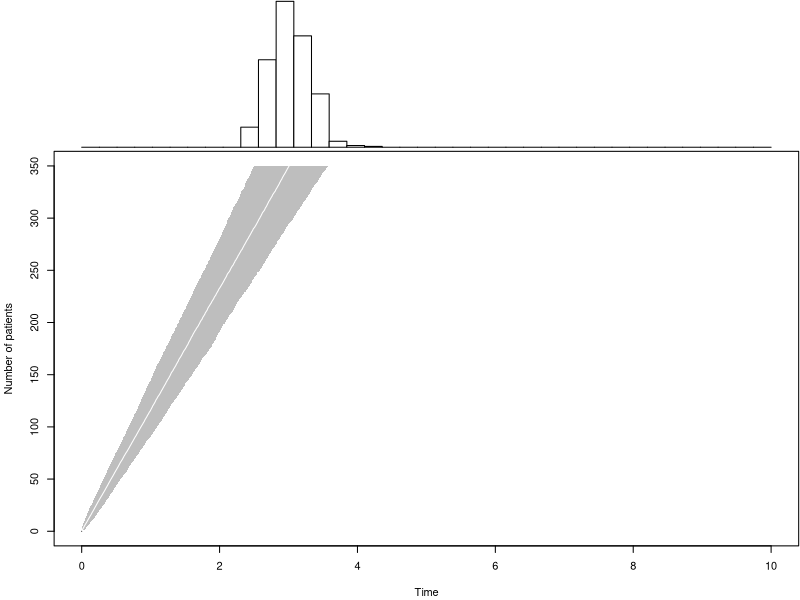
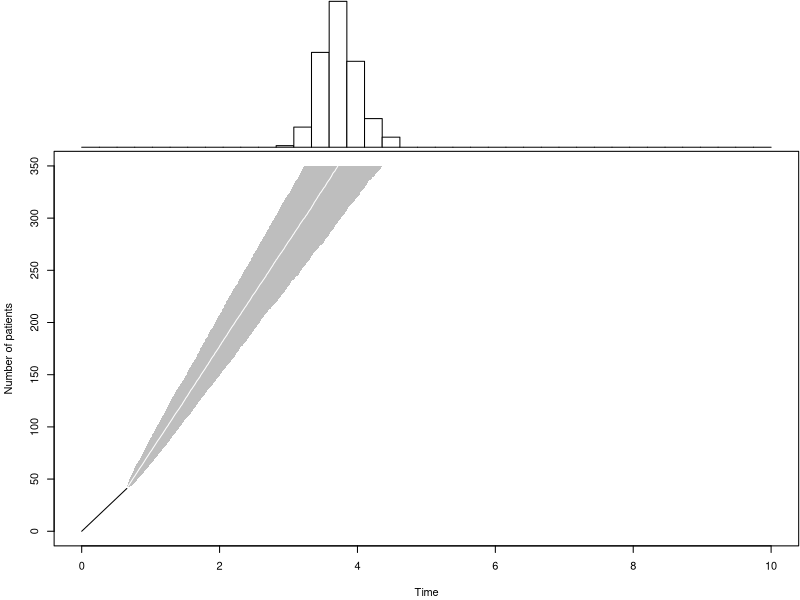
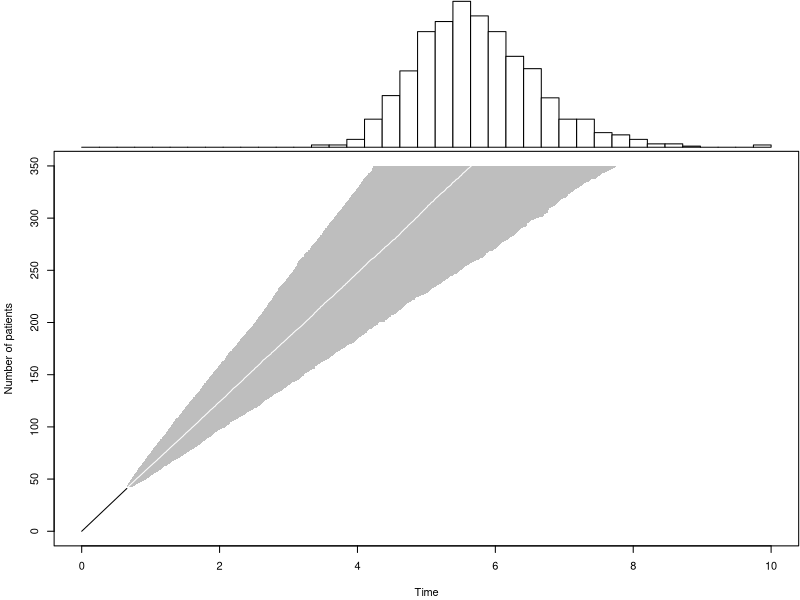
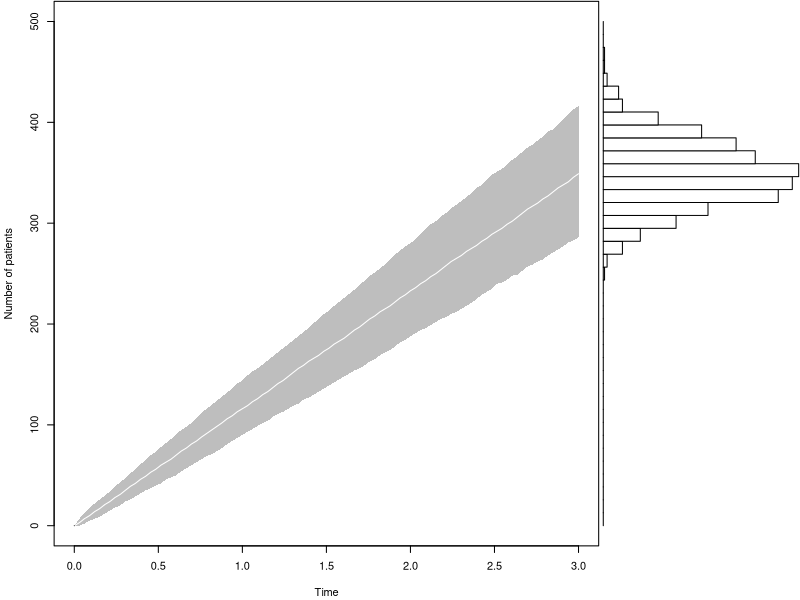
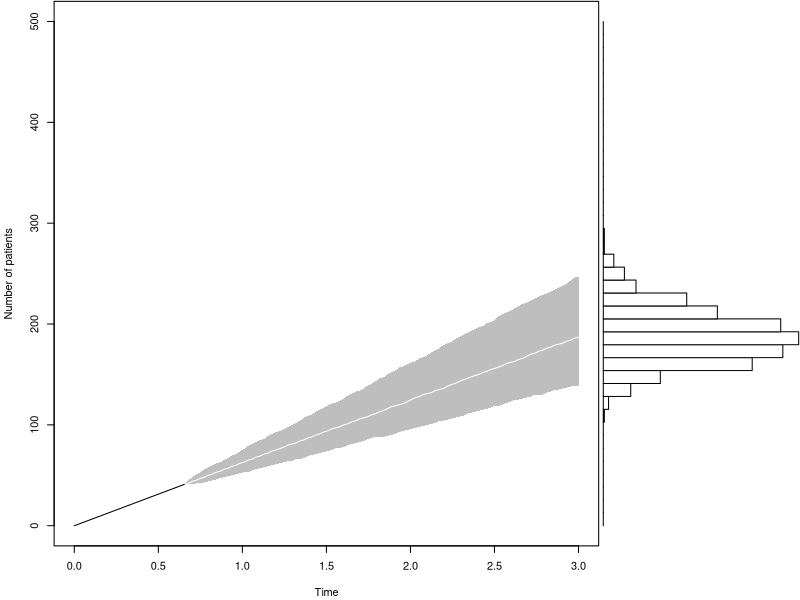
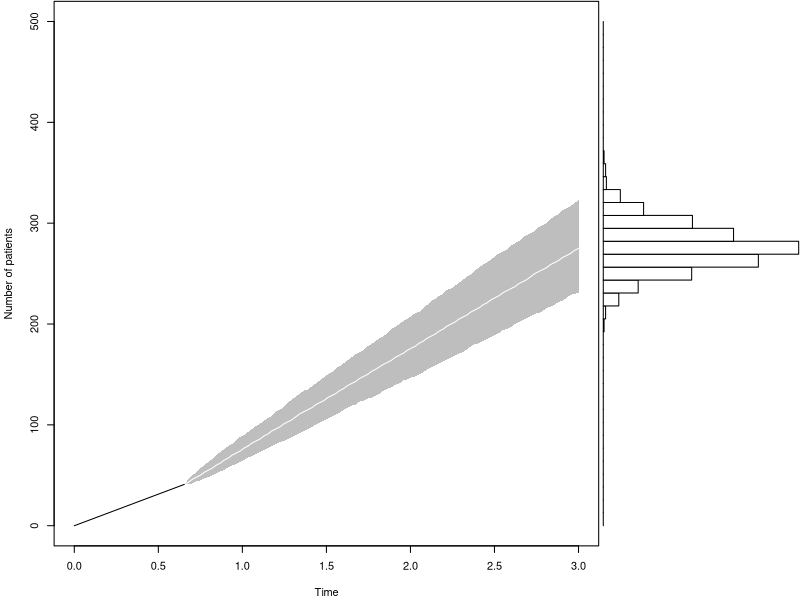
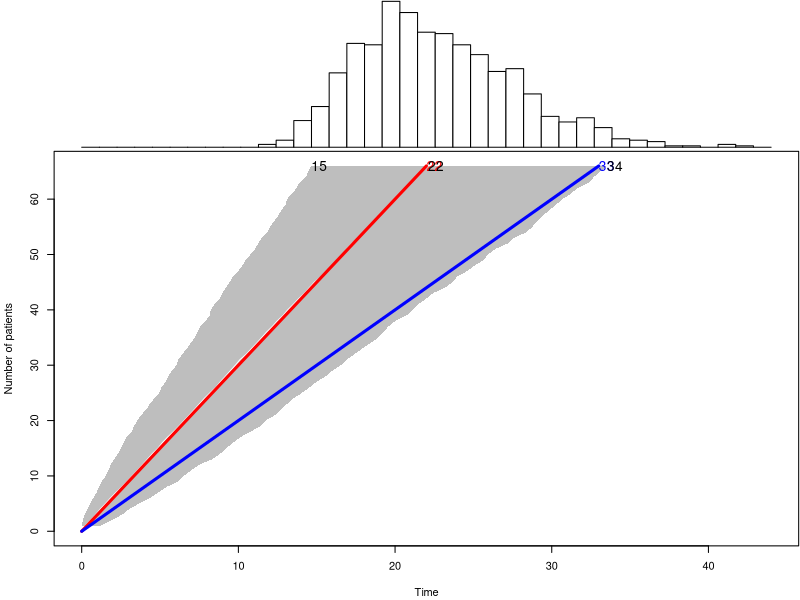
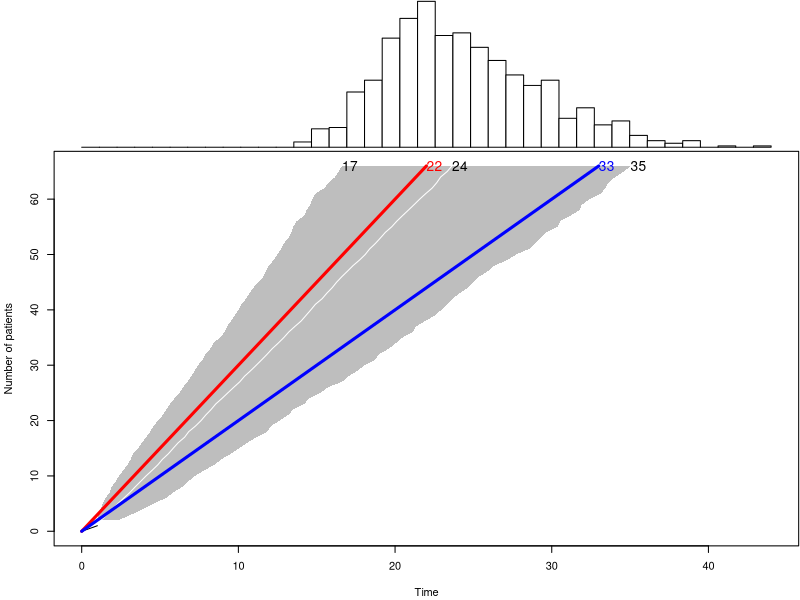

The R script that drew these images, in order:
## ---- chunk 1
duration.plot <- function(n,T,P,m,tm,B=1000,Tmax=2*T,sample.paths=0) {
# n is the target sample size
# T is the target completion time
# P is the prior certainty (0 <= P <= 1)
# m is the sample observed to date
# tm is the time to date
# B is the number of simulated duration times
# Tmax is the upper limit on the time axis of the graph
#
# set P to zero for a non-informative prior
# set m and tm to zero if no data has been accumulated yet.

  k <- n*P+m
  V <- T*P+tm
  theta <- 1/rgamma(B,shape=k,rate=V)
  simulated.duration <- matrix(NA,nrow=n-m,ncol=B)

  for (i in 1:B) {
    wait <- rexp(n-m,1/theta[i])
    simulated.duration[,i] <- tm+cumsum(wait)
  }

  lcl <- apply(simulated.duration,1,quantile,probs=0.025)
  mid <- apply(simulated.duration,1,quantile,probs=0.500)
  ucl <- apply(simulated.duration,1,quantile,probs=0.975)

  layout(matrix(c(1,2,2,2)))
  par(mar=c(0.1,4.1,0.1,0.1))
  duration.hist <- cut(simulated.duration[n-m,],
    seq(0,Tmax,length=40))
  barplot(table(duration.hist),horiz=FALSE,
    axes=FALSE,xlab=" ",ylab=" ",space=0,
    col="white",names.arg=rep(" ",39))

  par(mar=c(4.1,4.1,0.1,0.1))
  plot(c(0,Tmax),c(0,n),xlab="Time",
    ylab="Number of patients",type="n")
  polygon(c(lcl,rev(ucl)),c((m+1):n,n:(m+1)),
    density=-1,col="gray",border=NA)
  lines(mid,(m+1):n,col="white")
  segments(0,0,tm,m)

  while (sample.paths>0) {
    lines(simulated.duration[,sample.paths],(m+1):n)
    sample.paths <- sample.paths-1
  }

  pctiles <- matrix(NA,nrow=2,ncol=3)
  dimnames(pctiles) <- list(c("Waiting time","Trial duration")
    ,c("2.5%","50%","97.5%"))
  pctiles[1,] <- 1/qgamma(c(0.975,0.5,0.025),shape=k,rate=V)
  pctiles[2,1] <- lcl[n-m]
  pctiles[2,2] <- mid[n-m]
  pctiles[2,3] <- ucl[n-m]
  list(pct=pctiles,sd=simulated.duration)
}

p0 <- duration.plot(n=350,T=3,P=0.5,m= 0,tm= 0,Tmax=10)
p1 <- duration.plot(n=350,T=3,P=0.5,m=41,tm=239/365,Tmax=10)
p2 <- duration.plot(n=350,T=3,P=0, m=41,tm=239/365,Tmax=10)
## ---- chunk 2
accrual.plot <- function(n,T,P,m,tm,B=1000,nmax=2*n,sample.paths=0) {
# n is the target sample size
# T is the target completion time
# P is the prior certainty (0 <= P <= 1)
# m is the sample observed to date
# tm is the time to date
# B is the number of simulated accrual times
# nmax is the upper limit on the sample size axis of the graph
#
# set P to zero for a non-informative prior
# set m and tm to zero if no data has been accumulated yet.

  k <- n*P+m
  V <- T*P+tm
  theta <- 1/rgamma(B,shape=k,rate=V)
  simulated.duration <- matrix(NA,nrow=nmax-m,ncol=B)

  for (i in 1:B) {
    wait <- rexp(nmax-m,1/theta[i])
    simulated.duration[,i] <- tm+cumsum(wait)
  }

  tlist <- seq(tm,T,length=100)
  accrual.count <- function(x,t) {m+sum(x<=t)}
  simulated.accrual <- matrix(NA,nrow=100,ncol=B)

  for (i in 1:100) {
    time <- tlist[i]
    simulated.accrual[i,] <- apply(simulated.duration,2,
      accrual.count,t=time)
  }

  lcl <- apply(simulated.accrual,1,quantile,probs=0.025)
  mid <- apply(simulated.accrual,1,quantile,probs=0.500)
  ucl <- apply(simulated.accrual,1,quantile,probs=0.975)

  layout(matrix(c(2,2,2,1),nrow=1))
  par(mar=c(4.1,0.1,0.1,0.1))
  accrual.hist <- cut(simulated.accrual[100,],
    seq(0,nmax,length=40))
  barplot(table(accrual.hist),horiz=TRUE,
    axes=FALSE,xlab=" ",ylab=" ",space=0,
    col="white",names.arg=rep(" ",39))

  par(mar=c(4.1,4.1,0.1,0.1))
  plot(c(0,T),c(0,nmax),xlab="Time",
    ylab="Number of patients",type="n")
  polygon(c(tlist,rev(tlist)),c(lcl,rev(ucl)),
    density=-1,col="gray",border=NA)
  lines(tlist,mid,col="white")
  segments(0,0,tm,m)

  while (sample.paths>0) {
    lines(tlist,simulated.accrual[,sample.paths])
    sample.paths <- sample.paths-1
  }

  pctiles <- matrix(NA,nrow=2,ncol=3)
  dimnames(pctiles) <- list(c("Waiting time",
    "Trial accrual"),c("2.5%","50%","97.5%"))
  pctiles[1,] <- 1/qgamma(c(0.975,0.5,0.025),shape=k,rate=V)
  pctiles[2,1] <- lcl[100]
  pctiles[2,2] <- mid[100]
  pctiles[2,3] <- ucl[100]
  list(pct=pctiles,sa=simulated.accrual)
}

# Run three test examples from the original webpage.

d0 <- accrual.plot(n=350,T=3,P=0.5,m= 0,tm= 0,nmax=500)
d1 <- accrual.plot(n=350,T=3,P=0, m=41,tm=239/365,nmax=500)
d2 <- accrual.plot(n=350,T=3,P=0.5,m=41,tm=239/365,nmax=500)
## ---- chunk 3
x0 <- duration.plot(n=66, T=22, P=0.5, m=0, tm=0)
print(x0$pct)
segments(0,0, 22, 66, col="red", lwd=3)
segments(0,0, 33, 66, col="blue", lwd=3)
text(22, 66, "22", col="red", cex=1.25, adj=0)
text(33, 66, "33", col="blue", cex=1.25, adj=0)
text(x0$pct[2, ], 66, round(x0$pct[2, ]), cex=1.25, adj=0)
## ---- chunk 4
# week=1, total patients=1
x1 <- duration.plot(n=66, T=22, P=0.5, m=1, tm=1)
print(x1$pct)
segments(0,0, 22, 66, col="red", lwd=3)
segments(0,0, 33, 66, col="blue", lwd=3)
text(22, 66, "22", col="red", cex=1.25, adj=0)
text(33, 66, "33", col="blue", cex=1.25, adj=0)
text(x1$pct[2, ], 66, round(x1$pct[2, ]), cex=1.25, adj=0)



# week=2, total patients=1
x2 <- duration.plot(n=66, T=22, P=0.5, m=1, tm=2)
print(x2$pct)
segments(0,0, 22, 66, col="red", lwd=3)
segments(0,0, 33, 66, col="blue", lwd=3)
text(22, 66, "22", col="red", cex=1.25, adj=0)
text(33, 66, "33", col="blue", cex=1.25, adj=0)
text(x2$pct[2, ], 66, round(x2$pct[2, ]), cex=1.25, adj=0)

# week=3, total patients=1
x3 <- duration.plot(n=66, T=22, P=0.5, m=1, tm=3)
print(x3$pct)
segments(0,0, 22, 66, col="red", lwd=3)
segments(0,0, 33, 66, col="blue", lwd=3)
text(22, 66, "22", col="red", cex=1.25, adj=0)
text(33, 66, "33", col="blue", cex=1.25, adj=0)
text(x3$pct[2, ], 66, round(x3$pct[2, ]), cex=1.25, adj=0)

# week=4, total patients=1
x4 <- duration.plot(n=66, T=22, P=0.5, m=1, tm=4)
print(x4$pct)
segments(0,0, 22, 66, col="red", lwd=3)
segments(0,0, 33, 66, col="blue", lwd=3)
text(22, 66, "22", col="red", cex=1.25, adj=0)
text(33, 66, "33", col="blue", cex=1.25, adj=0)
text(x4$pct[2, ], 66, round(x4$pct[2, ]), cex=1.25, adj=0)

# week=5, total patients=4
x5 <- duration.plot(n=66, T=22, P=0.5, m=4, tm=5)
print(x5$pct)
segments(0,0, 22, 66, col="red", lwd=3)
segments(0,0, 33, 66, col="blue", lwd=3)
text(22, 66, "22", col="red", cex=1.25, adj=0)
text(33, 66, "33", col="blue", cex=1.25, adj=0)
text(x5$pct[2, ], 66, round(x5$pct[2, ]), cex=1.25, adj=0)

# week=6, total patients=5
x6 <- duration.plot(n=66, T=22, P=0.5, m=5, tm=6)
print(x6$pct)
segments(0,0, 22, 66, col="red", lwd=3)
segments(0,0, 33, 66, col="blue", lwd=3)
text(22, 66, "22", col="red", cex=1.25, adj=0)
text(33, 66, "33", col="blue", cex=1.25, adj=0)
text(x6$pct[2, ], 66, round(x6$pct[2, ]), cex=1.25, adj=0)
## ---- chunk 5
# week=1, total patients=1
x1 <- duration.plot(n=66, T=22, P=0, m=1, tm=1, Tmax=10000)
print(x1$pct)
segments(0,0, 22, 66, col="red", lwd=3)
segments(0,0, 33, 66, col="blue", lwd=3)
text(22, 66, "22", col="red", cex=1.25, adj=0)
text(33, 66, "33", col="blue", cex=1.25, adj=0)
text(x1$pct[2, ], 66, round(x1$pct[2, ]), cex=1.25, adj=0)



# week=2, total patients=1
x2 <- duration.plot(n=66, T=22, P=0, m=1, tm=2, Tmax=2000)
print(x2$pct)
segments(0,0, 22, 66, col="red", lwd=3)
segments(0,0, 33, 66, col="blue", lwd=3)
text(22, 66, "22", col="red", cex=1.25, adj=0)
text(33, 66, "33", col="blue", cex=1.25, adj=0)
text(x2$pct[2, ], 66, round(x2$pct[2, ]), cex=1.25, adj=0)

# week=3, total patients=1
x3 <- duration.plot(n=66, T=22, P=0, m=1, tm=3, Tmax=8000)
print(x3$pct)
segments(0,0, 22, 66, col="red", lwd=3)
segments(0,0, 33, 66, col="blue", lwd=3)
text(22, 66, "22", col="red", cex=1.25, adj=0)
text(33, 66, "33", col="blue", cex=1.25, adj=0)
text(x3$pct[2, ], 66, round(x3$pct[2, ]), cex=1.25, adj=0)

# week=4, total patients=1
x4 <- duration.plot(n=66, T=22, P=0, m=1, tm=4, Tmax=8000)
print(x4$pct)
segments(0,0, 22, 66, col="red", lwd=3)
segments(0,0, 33, 66, col="blue", lwd=3)
text(22, 66, "22", col="red", cex=1.25, adj=0)
text(33, 66, "33", col="blue", cex=1.25, adj=0)
text(x4$pct[2, ], 66, round(x4$pct[2, ]), cex=1.25, adj=0)

# week=5, total patients=4
x5 <- duration.plot(n=66, T=22, P=0, m=4, tm=5, Tmax=8000)
print(x5$pct)
segments(0,0, 22, 66, col="red", lwd=3)
segments(0,0, 33, 66, col="blue", lwd=3)
text(22, 66, "22", col="red", cex=1.25, adj=0)
text(33, 66, "33", col="blue", cex=1.25, adj=0)
text(x5$pct[2, ], 66, round(x5$pct[2, ]), cex=1.25, adj=0)

# week=6, total patients=5
x6 <- duration.plot(n=66, T=22, P=0, m=5, tm=6, Tmax=10000)
print(x6$pct)
segments(0,0, 22, 66, col="red", lwd=3)
segments(0,0, 33, 66, col="blue", lwd=3)
text(22, 66, "22", col="red", cex=1.25, adj=0)
text(33, 66, "33", col="blue", cex=1.25, adj=0)
text(x6$pct[2, ], 66, round(x6$pct[2, ]), cex=1.25, adj=0)
## ---- chunk 6
pts <- unlist(read.csv("count.csv"))
# ( qchisq(0.025, 2*x)/2, qchisq(0.975, 2*(x+1))/2 )
x <- cumsum(pts)
lo <- (qchisq(0.025, 2*x)    /2) / (1:length(x))
hi <- (qchisq(0.975, 2*(x+1))/2) / (1:length(x))
lo <- ((1:length(x)) + (350-x)/ lo) / 365
hi <- ((1:length(x)) + (350-x)/ hi) / 365
round(cbind(lo,hi), 2)
plot(1:length(x),lo, type="l", ylim=c(0, max(lo)))
lines(1:length(x), hi)

